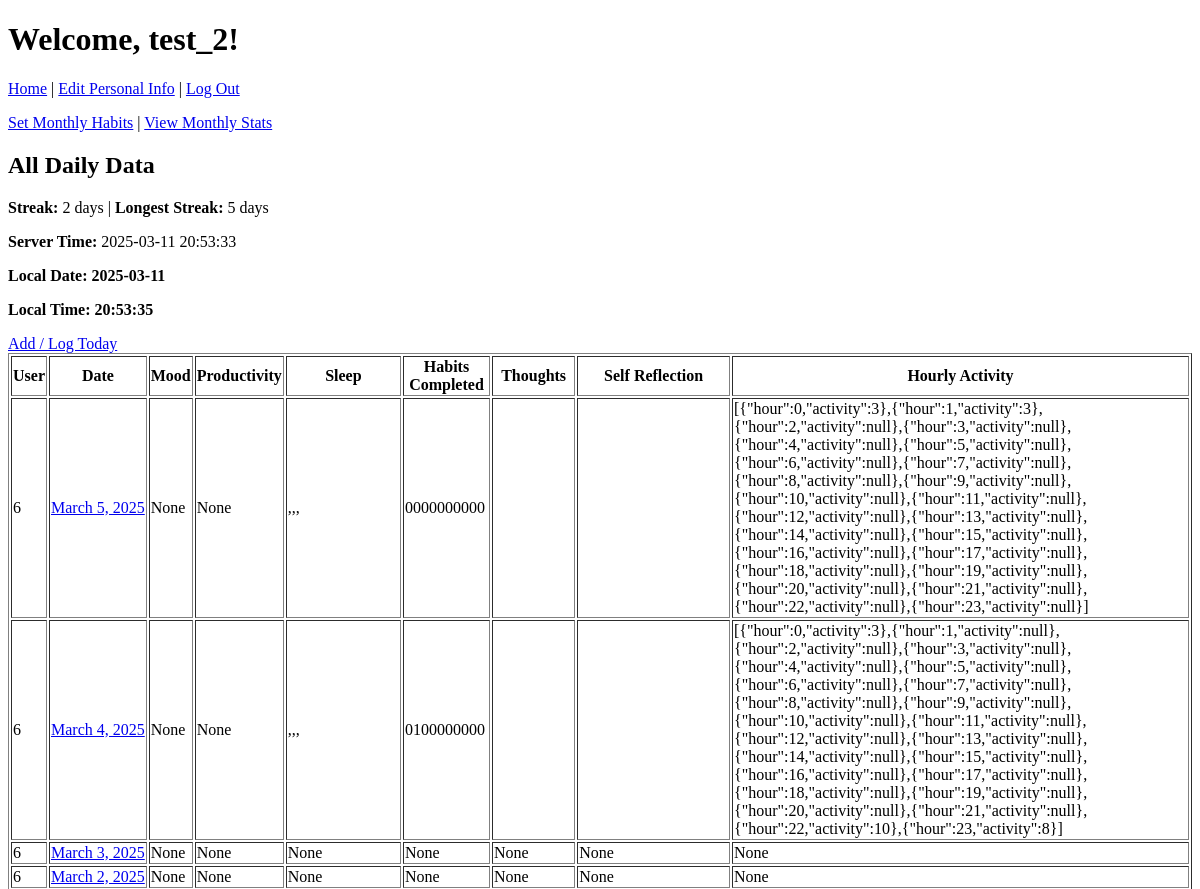
The page / (signed in, upper part) on the database as committed earlier.
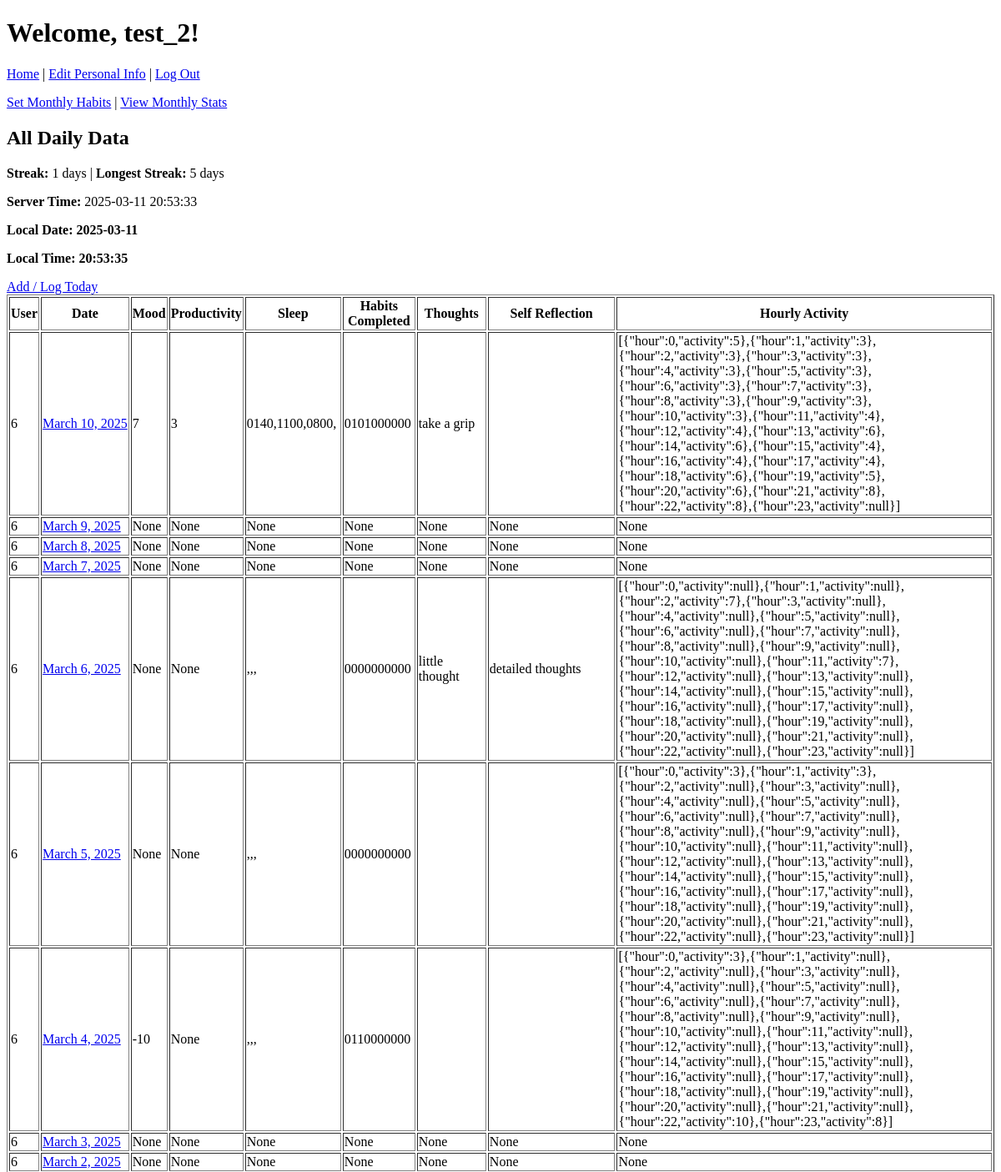
The same page on the database as committed later.
### authapp/models.py (models this page shows)
class CustomUser(AbstractUser):
    first_name = None
    last_name = None
    groups = models.ManyToManyField(
        'auth.Group',
        related_name='custom_user_set',
        blank=True,
        help_text='The groups this user belongs to.'
    )
    user_permissions = models.ManyToManyField(
        'auth.Permission',
        related_name='custom_user_set',
        blank=True,
        help_text='Specific permissions for this user.'
    )

### mainpage/models.py (models this page shows, shortened)
class DailyData(models.Model):
    user_id = models.IntegerField()
    date = models.DateField()
    mood_rating = models.IntegerField(null=True, blank=True)
    productivity_score = models.IntegerField(null=True, blank=True)
    sleep = models.TextField(null=True, blank=True)
    habits_completed = models.TextField(null=True, blank=True)
    thoughts = models.TextField(null=True, blank=True)
    self_reflection = models.TextField(null=True, blank=True)
    hourly_activity_logging = models.TextField(null=True, blank=True)
    class Meta:
        unique_together = ("user_id", "date")

### mainpage/views.py (the view)
# urls.py: path('', main_page_view, name='main_page'),
@login_required
def main_page_view(request):
    all_data = DailyData.objects.filter(user_id=request.user.id).order_by('-date')
    streak_obj, _ = Streak.objects.get_or_create(user_id=request.user.id)
    streak_data = streak_obj.streak_data or {}
    server_time = now()
    context = {
        "all_data": all_data,
        "username": request.user.username,
        "current_streak": streak_data.get("current_streak", 0),
        "longest_streak": streak_data.get("longest_streak", 0),
        "server_time": server_time,
    }
    return render(request, 'mainpage/main.html', context)

### mainpage/templates/mainpage/main.html (shortened to what this page needs)
{% extends "authapp/mainpage.html" %}
{% load static %}
{% block content %}
<h2>All Daily Data</h2>
<p><strong>Streak:</strong> {{ current_streak }} days  |
   <strong>Longest Streak:</strong> {{ longest_streak }} days
</p>
<p><strong>Server Time:</strong> {{ server_time|date:"Y-m-d H:i:s" }}</p>
<p id="local-date" style="font-weight:bold;">Date: --</p>
<p id="local-time" style="font-weight:bold;">Time: --:--:--</p>
<a id="log-today-link" href="#">Add / Log Today</a>
<table border="1">
    <tr>
        <th>User</th>
        <th>Date</th>
        <th>Mood</th>
        <th>Productivity</th>
        <th>Sleep</th>
        <th>Habits Completed</th>
        <th>Thoughts</th>
        <th>Self Reflection</th>
        <th>Hourly Activity</th>
    </tr>
    {% for row in all_data %}
    <tr>
        <td>{{ row.user_id }}</td>
        <td style="white-space: nowrap;">
            <a href="{% url 'day_view' year=row.date.year month=row.date.month day=row.date.day %}">
                {{ row.date }}
            </a>
        </td>
        <td>{{ row.mood_rating }}</td>
        <td>{{ row.productivity_score }}</td>
        <td>{{ row.sleep }}</td>
        <td>{{ row.habits_completed }}</td>
        <td>{{ row.thoughts }}</td>
        <td>{{ row.self_reflection }}</td>
        <td>{{ row.hourly_activity_logging }}</td>
    </tr>
    {% empty %}
    <tr>
      <td colspan="9">No records found.</td>
    </tr>
    {% endfor %}
</table>
{% endblock %}

### authapp/templates/authapp/mainpage.html (shortened to what this page needs)
<!DOCTYPE html>
<html lang="en">
<head>
</head>
<body>
    <h1>Welcome, {{ username }}!</h1>
    <nav>
        <p>
            <a href="{% url 'main_page' %}">Home</a> |
            <a href="{% url 'personal_data' %}">Edit Personal Info</a> |
            <a href="{% url 'logout' %}">Log Out</a>
        </p>
        <p>
            <a href="{% url 'set_habits' %}">Set Monthly Habits</a> |
            <a href="{% url 'monthly_stats_view' %}">View Monthly Stats</a>
        </p>
    </nav>
    <main>
        {% block content %}
        {% endblock %}
    </main>
</body>
</html>

Rows that differ between the two databases and show on the page:
added DailyData: user_id "6", date "March 10, 2025", mood_rating "7", productivity_score "3", sleep "0140,1100,0800,", habits_completed "0101000000", thoughts "take a grip", hourly_activity_logging "[{\"hour\":0,\"activity\":5},{\"hour\":1,\"activity\":3},{\"hour\":2,\"activity\":3},{\"hour\":3,\"activity\":3},{\"hour\":4,\"activity\":3},{\"hour\":5,\"activity\":3},{\"hour\":6,\"activity\":3},{\"hour\":7,\"activity\":3},{\"hour\":8,\"activity\":3},{\"hour\":9,\"activity\":3},{\"hour\":10,\"activity\":3},{\"hour\":11,\"activity\":4},{\"hour\":12,\"activity\":4},{\"hour\":13,\"activity\":6},{\"hour\":14,\"activity\":6},{\"hour\":15,\"activity\":4},{\"hour\":16,\"activity\":4},{\"hour\":17,\"activity\":4},{\"hour\":18,\"activity\":6},{\"hour\":19,\"activity\":5},{\"hour\":20,\"activity\":6},{\"hour\":21,\"activity\":8},{\"hour\":22,\"activity\":8},{\"hour\":23,\"activity\":null}]"
added DailyData: user_id "6", date "March 9, 2025", mood_rating "None", productivity_score "None", sleep "None", habits_completed "None", thoughts "None", self_reflection "None", hourly_activity_logging "None"
added DailyData: user_id "6", date "March 8, 2025", mood_rating "None", productivity_score "None", sleep "None", habits_completed "None", thoughts "None", self_reflection "None", hourly_activity_logging "None"
added DailyData: user_id "6", date "March 7, 2025", mood_rating "None", productivity_score "None", sleep "None", habits_completed "None", thoughts "None", self_reflection "None", hourly_activity_logging "None"
added DailyData: user_id "6", date "March 6, 2025", mood_rating "None", productivity_score "None", sleep ",,,", habits_completed "0000000000", thoughts "little thought", self_reflection "detailed thoughts", hourly_activity_logging "[{\"hour\":0,\"activity\":null},{\"hour\":1,\"activity\":null},{\"hour\":2,\"activity\":7},{\"hour\":3,\"activity\":null},{\"hour\":4,\"activity\":null},{\"hour\":5,\"activity\":null},{\"hour\":6,\"activity\":null},{\"hour\":7,\"activity\":null},{\"hour\":8,\"activity\":null},{\"hour\":9,\"activity\":null},{\"hour\":10,\"activity\":null},{\"hour\":11,\"activity\":7},{\"hour\":12,\"activity\":null},{\"hour\":13,\"activity\":null},{\"hour\":14,\"activity\":null},{\"hour\":15,\"activity\":null},{\"hour\":16,\"activity\":null},{\"hour\":17,\"activity\":null},{\"hour\":18,\"activity\":null},{\"hour\":19,\"activity\":null},{\"hour\":20,\"activity\":null},{\"hour\":21,\"activity\":null},{\"hour\":22,\"activity\":null},{\"hour\":23,\"activity\":null}]"
changed DailyData "March 4, 2025": mood_rating "None" → "-10"; habits_completed "0100000000" → "0110000000"
Other text that changed with them:
{{ current_streak }}: "2" → "1"
